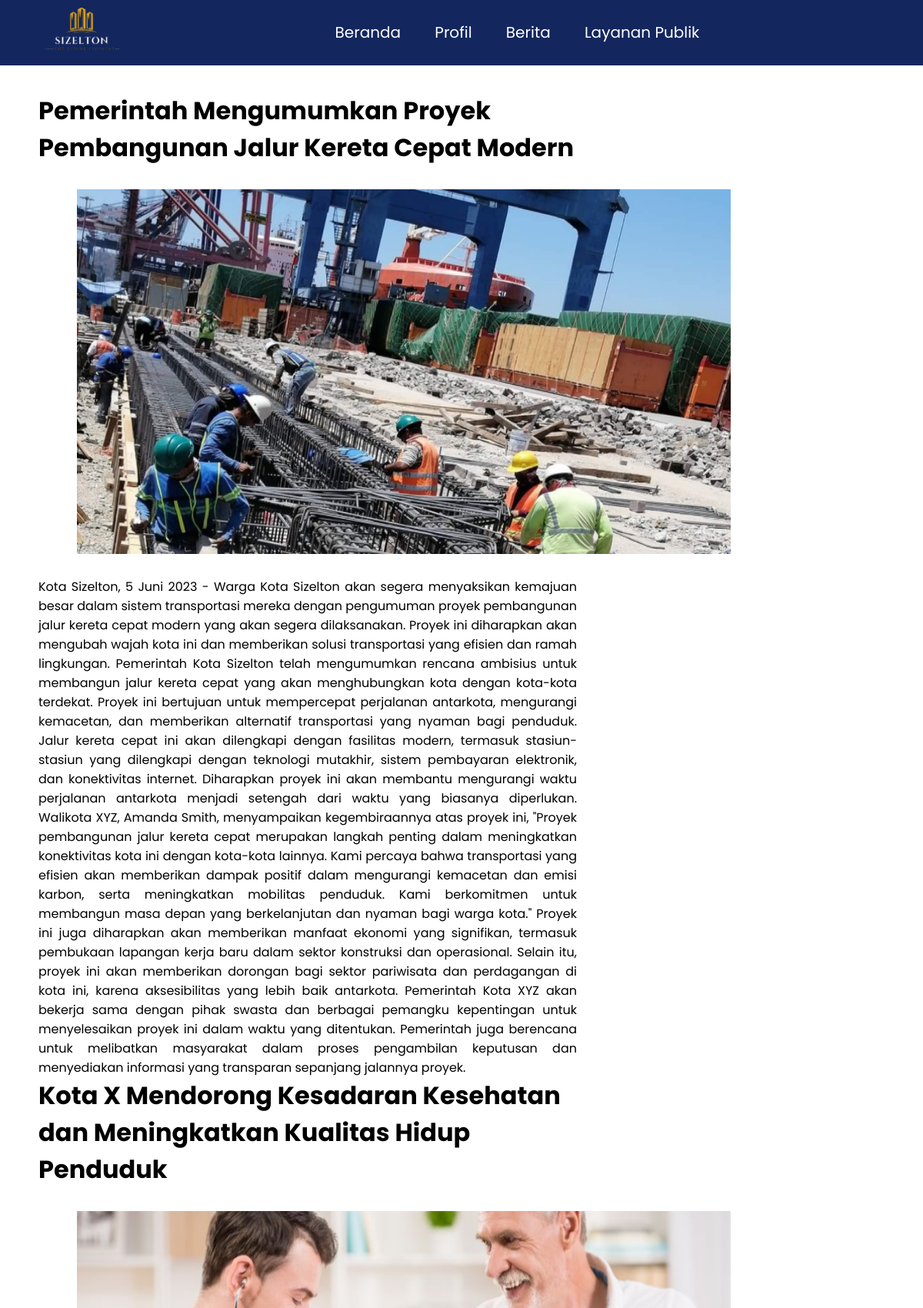
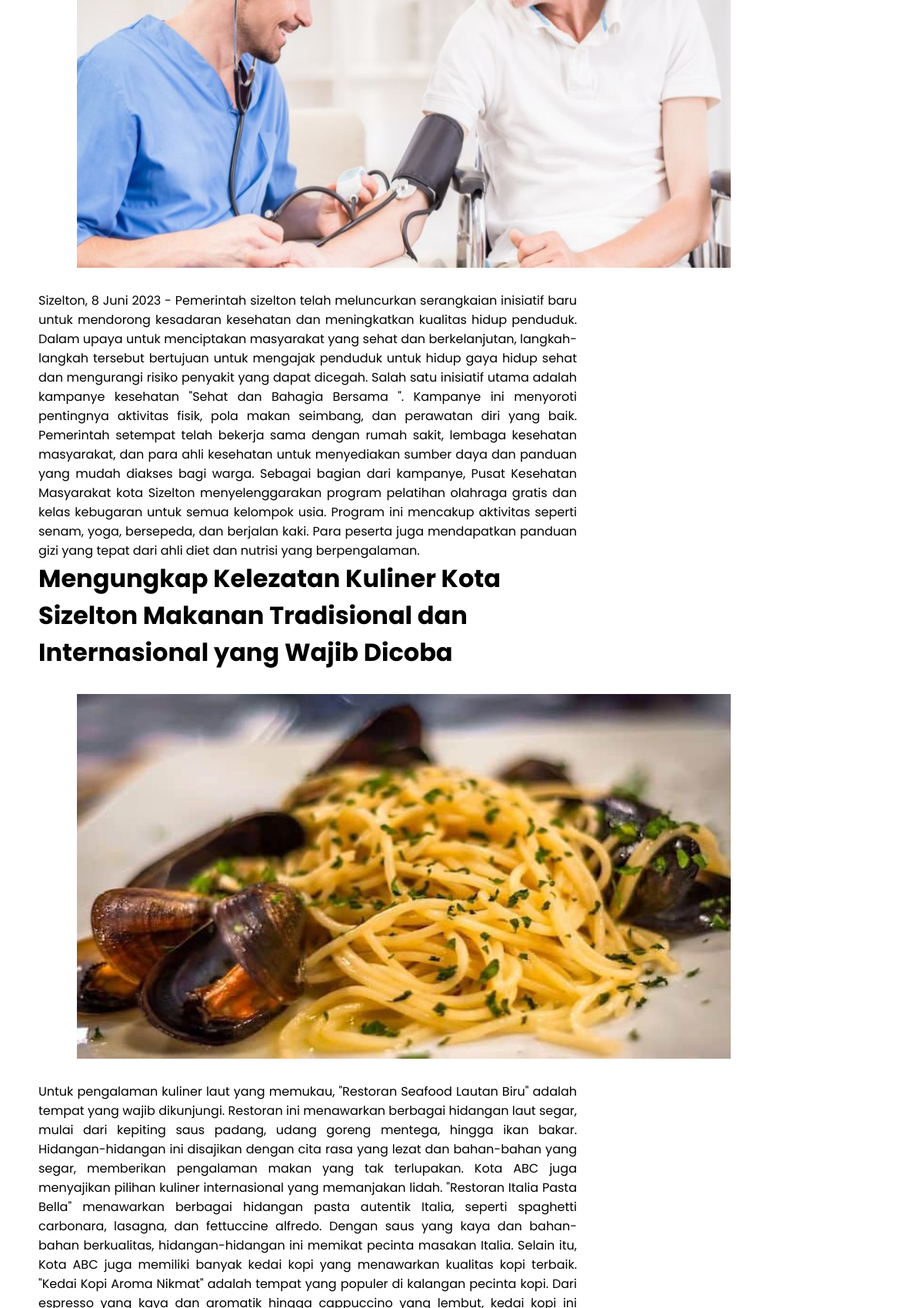
The page /news1/news1.php (upper part) on the database its author committed (2 pictures, top to bottom).
### tables this page shows
CREATE TABLE `berita` (
  `id` int NOT NULL,
  `kategori` varchar(255) NOT NULL,
  `judul` varchar(255) NOT NULL,
  `gambar` varchar(255) NOT NULL,
  `isi` text NOT NULL
);

### function.php (called while the page is built, shortened)
<?php
function koneksi(){
    $con= mysqli_connect("localhost","root","","tubes");
    return $con;
}
function query($query){
    $con = koneksi();
    $hasil= mysqli_query($con,$query);
    $rows= [];
    while ($row= mysqli_fetch_assoc($hasil)){
        $rows[] = $row;
    }
    return $rows;
}

### news1/news1.php (the view, shortened to what this page needs)
<?php
require "../function.php";
$query = query("SELECT * FROM berita");
?>
<!DOCTYPE html>
<html lang="en">
<head>
    <link rel="stylesheet" href="news1.css">
</head>
<body>
<nav class="navbar">
    <a href="#" class ="navbar-logo"><img src="img/logo.svg" alt="" width= 100px ></a>
    <div class="navbar-nav">
        <a href="../index.php">Beranda</a>
        <a href="../index.php">Profil</a>
        <a href="#../index.php">Berita</a>
        <a href="../index.php">Layanan Publik</a>
    </div>
</nav>
<div class="berita-proyek">
<?php foreach ($query as $berita): ?>
    <div class="proyek">
        <h1><?= $berita['judul']; ?></h1>
        <img src="../img/uploaded/<?= $berita['gambar']; ?>" alt="" width= 280px>
        <div class="teks-berita ">
            <p><?= $berita['isi']; ?></p>
        </div>
    </div>
    <?php endforeach; ?>
</div>
</body>
</html>

### news1/news1.css (style rules this page uses)
* { margin: 0; padding: 0; box-sizing: border-box; outline: none; border: none; text-decoration: none; }
body { font-family: 'Poppins', sans-serif; }
.navbar { display: flex; justify-content: space-between; align-items: center; padding:10px; position: fixed; top: 0; left: 0; right: 0; border-bottom: 1px #13265E ; background-color: #13265E; }
.navbar .navbar-logo img { margin-left: 45px; }
.navbar .navbar-nav a { color: white; font-size: 20px; margin: 0px 20px; display: inline-block; }
.berita-proyek { margin-top: 120px; }
.berita-proyek img { width: 850px ; height: 474px ; display :flex; justify-content: center; align-items: center; margin-top: 30px; margin-left: 100px; margin-bottom: 30px; }
.berita-proyek .teks-berita { margin-left:50px ; margin-right: 450px; text-align: justify; }
h1 { margin-left:50px ; margin-right: 450px; }

### rows shown on the page
berita: judul "Pemerintah Mengumumkan Proyek Pembangunan Jalur Kereta Cepat Modern", gambar (picture), isi "Kota Sizelton, 5 Juni 2023 - Warga Kota Sizelton akan segera menyaksikan kemajuan besar dalam sistem transportasi mereka dengan pengumuman proyek pembangunan jalur kereta cepat modern yang akan segera dilaksanakan. Proyek ini diharapkan akan mengubah wajah kota ini dan memberikan solusi transportasi yang efisien dan ramah lingkungan. Pemerintah Kota Sizelton telah mengumumkan rencana ambisius untuk membangun jalur kereta cepat yang akan menghubungkan kota dengan kota-kota terdekat. Proyek ini bertujuan untuk mempercepat perjalanan antarkota, mengurangi kemacetan, dan memberikan alternatif transportasi yang nyaman bagi penduduk. Jalur kereta cepat ini akan dilengkapi dengan fasilitas modern,…"
berita: judul "Kota X Mendorong Kesadaran Kesehatan dan Meningkatkan Kualitas Hidup Penduduk", gambar (picture), isi "Sizelton, 8 Juni 2023 - Pemerintah sizelton telah meluncurkan serangkaian inisiatif baru untuk mendorong kesadaran kesehatan dan meningkatkan kualitas hidup penduduk. Dalam upaya untuk menciptakan masyarakat yang sehat dan berkelanjutan, langkah-langkah tersebut bertujuan untuk mengajak penduduk untuk hidup gaya hidup sehat dan mengurangi risiko penyakit yang dapat dicegah. Salah satu inisiatif utama adalah kampanye kesehatan \"Sehat dan Bahagia Bersama \". Kampanye ini menyoroti pentingnya aktivitas fisik, pola makan seimbang, dan perawatan diri yang baik. Pemerintah setempat telah bekerja sama dengan rumah sakit, lembaga kesehatan masyarakat, dan para ahli kesehatan untuk menyediakan sumber…"
berita: judul "Mengungkap Kelezatan Kuliner Kota Sizelton Makanan Tradisional dan Internasional yang Wajib Dicoba", gambar (picture)
